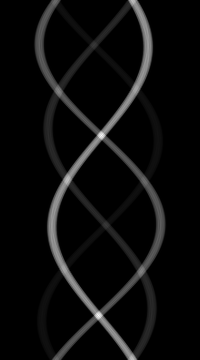

This figure's Python source:
#Załadowanie niezbędnych bibiotek
import cv2
import numpy as np
from scipy import ndimage
import matplotlib.pyplot as plt

import os

######################################
#         Sekcja konfiguracji        #
######################################

#Nazwa pliku z przekrojem do wczytania
sFileName = "Dots2.png" 
#Nazwa pliku do zapisania sinogramu
sOutFileName = "Sinogram.png"
#Liczba projektcji
AngleSteps = 360
#Debugowanie
bDebug = False
invertedImage = False

Img = cv2.imread(sFileName, cv2.IMREAD_GRAYSCALE)
if invertedImage:
    Img = 255 - Img
(ImgHeight, ImgWidth) = Img.shape

SinogramImg = np.empty((AngleSteps,ImgWidth))

for AngleId in range(0,AngleSteps):
  print("{}/{}".format(AngleId,AngleSteps))
  RotatedImage = ndimage.rotate(Img, 360.0*AngleId/AngleSteps, reshape=False)
  SumInCols = np.sum(RotatedImage,axis=0)
  SinogramImg[AngleId,:] = SumInCols
  if AngleId in range(0,20) and bDebug:
    fig = plt.figure(figsize=(3, 5))
    ax1, ax2 = fig.subplots(2, 1)
    ax1.set_title("Skanowany obiekt")
    if invertedImage:
        RotatedImage = 255 - RotatedImage
    ax1.imshow(RotatedImage,cmap='gray')
    ax2.set_title("Wykonany skan - współczynniki pochłanania promieniowania rentgenowskiego")
    ax2.plot(SumInCols)
    #plt.subplots_adjust(top=0.92, bottom=0.08, left=0.10, right=0.95, hspace=0.25,
    #                wspace=0.35)
    plt.show()

n = sum(sum(SinogramImg))
#fig = plt.figure(figsize=(10, 3))
if invertedImage:
    SinogramImg = 255 - SinogramImg

plt.imshow(SinogramImg/n,cmap='gray')
plt.show()
SinogramImg = 255.0*SinogramImg/np.amax(SinogramImg)

cv2.imwrite(sOutFileName,SinogramImg)
